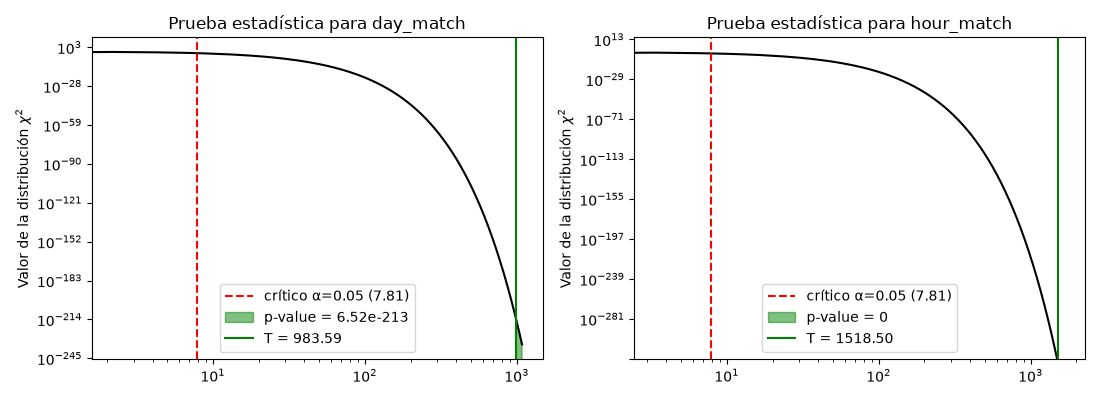

Recreate this plot in Python.
import numpy as np
import pandas as pd
import matplotlib.pyplot as plt
from scipy.stats import chi2

df = pd.read_csv('aciertos.csv')
fuga = df.estrategia.eq('chain_of_thought') & df.fuga_razonamiento
cats = ['day_match', 'hour_match']
alpha, c = 0.05, 4
k = c - 1
crit = chi2.ppf(1 - alpha, k)

fig, axes = plt.subplots(1, 2, figsize=(11, 4))
for cat, ax in zip(cats, axes.flat):
    df['x'] = (df[cat] & ~fuga).astype(int)
    X = df.pivot_table(index=['modelo', 'escenario', 'task_id'], columns='estrategia', values='x')
    C, R = X.sum(axis=0), X.sum(axis=1)
    N = C.sum()
    T = c * (c - 1) * ((C - N / c) ** 2).sum() / (R * (c - R)).sum()
    p = chi2.sf(T, k)
    print(f'{cat}: T = {T:.2f}, p = {p:.3g}')

    x = np.linspace(0, max(crit,T) * 1.1, 500)
    ax.loglog(x, chi2.pdf(x, k), 'k')
    ax.axvline(crit, color='r', ls='--', label=f'crítico α={alpha} ({crit:.2f})')
    ax.fill_between(x, chi2.pdf(x, k), where=x >= T, color='green', alpha=0.5, label=f'p-value = {p:.3g}')
    ax.axvline(T, color='green', label=f'T = {T:.2f}')
    ax.set_title(f'Prueba estadística para {cat}')
    ax.set_ylabel(r'Valor de la distribución ${\chi^2}$')
    ax.legend()

plt.tight_layout()
plt.savefig("CochranQ.png")
